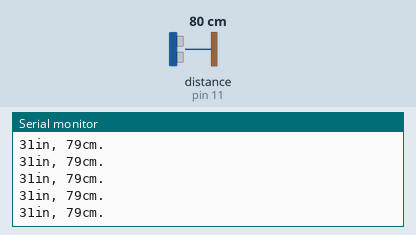
The sketch below on a simulated Arduino Uno, built with avr-gcc and run on an emulated ATmega328P. Shown: the last lines printed to the serial monitor. Wiring (inferred from the names in the program): ultrasonic range finder: trigger pin 12; echo pin 11. Inputs (shaded band) come from the test bench; at power-on: distance to the obstacle (sensor on pin 11) 80 cm. The echo pulse lasts 58.3 µs per cm.

Above: at 1.2 s.
1.3 s: distance to the obstacle (sensor on pin 11) set to 2 cm
At 1.71 s:
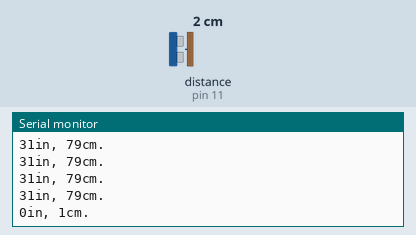
4.3 s: distance to the obstacle (sensor on pin 11) set to 4 cm
At 4.48 s:
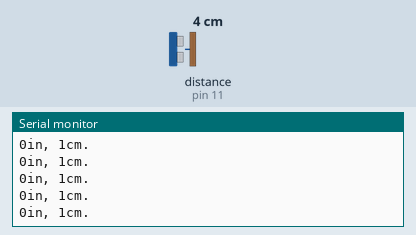
Timing chart, 0 to 7.3 s (numbered marks = the images above; inputs shaded):
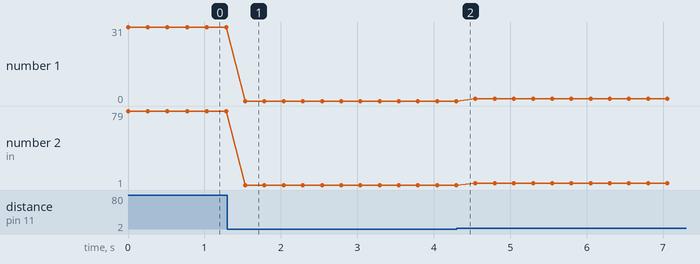

Measured:
- after the input at 1.3 s, the serial monitor: prints a new line after 0.23 s (image 1)
- plotted number 1: 31 → 0 after the input at 1.3 s
- plotted number 2: 79 → 1 after the input at 1.3 s, 1 → 3 after the input at 4.3 s

The sketch:

UltrasonicRangeSensor.ino
```cpp
//Ultrasonic Range Sensor Code

#include <NewPing.h>

int trigPin = 12;
int echoPin = 11;
long duration, cm, inches;

void setup() {
  Serial.begin (9600);
  pinMode(trigPin, OUTPUT);
  pinMode(echoPin, INPUT);
}

void loop(){
  digitalWrite(trigPin, LOW);
  delayMicroseconds(5);
  digitalWrite(trigPin, HIGH);
  delayMicroseconds(10);
  digitalWrite(trigPin, LOW);

  duration = pulseIn(echoPin, HIGH);

  cm = (duration/2) / 29.1;
  inches = (duration/2) / 74;

  Serial.print(inches);
  Serial.print("in, ");
  Serial.print(cm);
  Serial.print("cm");
  Serial.println(".");

  delay(250);
}
```
